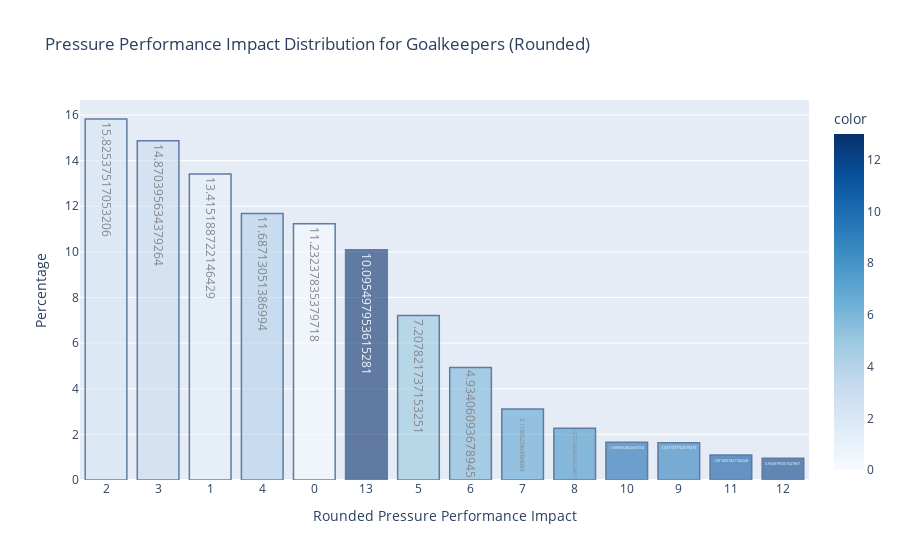

Here is the notebook cell this chart was saved with:
### Code cell
import plotly.express as px

# Filter the DataFrame for goalkeepers
goalkeeper_data = df[df['Position'] == 'goalkeeper']

# Round off the Pressure Performance Impact values and convert them to integers
goalkeeper_data['RoundedPressurePerformanceImpact'] = goalkeeper_data['PressurePerformanceImpact_winsorized'].round().astype(int)

# Calculate the percentage of rounded Pressure Performance Impact values
pressure_performance_impact_counts = goalkeeper_data['RoundedPressurePerformanceImpact'].value_counts(normalize=True) * 100

# Create a bar plot using Plotly
fig = px.bar(x=pressure_performance_impact_counts.index, y=pressure_performance_impact_counts.values,
             labels={'x': 'Rounded Pressure Performance Impact', 'y': 'Percentage'},
             title='Pressure Performance Impact Distribution for Goalkeepers (Rounded)',
             text=pressure_performance_impact_counts.values, 
             hover_data={'x': pressure_performance_impact_counts.index, 'y': pressure_performance_impact_counts.values},
             color=pressure_performance_impact_counts.index,
             color_continuous_scale='Blues')
fig.update_layout(xaxis=dict(type='category'), yaxis=dict(title='Percentage'))
fig.update_traces(marker_line_color='rgb(8,48,107)', marker_line_width=1.5, opacity=0.6)
fig.show()

### Figure 1 — Plotly figure (JSON) as saved in the notebook; plotly's stock layout.template omitted (floating-point values rounded to 4 significant figures)
{"data": [{"alignmentgroup": "True", "hovertemplate": "Rounded Pressure Performance Impact=%{x}<br>Percentage=%{y}<br>text=%{text}<br>color=%{marker.color}<extra></extra>", "legendgroup": "", "marker": {"color": [2, 3, 1, 4, 0, 13, 5, 6, 7, 8, 10, 9, 11, 12], "coloraxis": "coloraxis", "line": {"color": "rgb(8,48,107)", "width": 1.5}, "pattern": {"shape": ""}}, "name": "", "offsetgroup": "", "opacity": 0.6, "orientation": "v", "showlegend": false, "text": [15.83, 14.87, 13.42, 11.69, 11.23, 10.1, 7.208, 4.934, 3.115, 2.274, 1.66, 1.637, 1.091, 0.955], "textposition": "auto", "type": "bar", "x": [2, 3, 1, 4, 0, 13, 5, 6, 7, 8, 10, 9, 11, 12], "xaxis": "x", "y": [15.83, 14.87, 13.42, 11.69, 11.23, 10.1, 7.208, 4.934, 3.115, 2.274, 1.66, 1.637, 1.091, 0.955], "yaxis": "y"}], "layout": {"barmode": "relative", "coloraxis": {"colorbar": {"title": {"text": "color"}}, "colorscale": [[0, "rgb(247,251,255)"], [0.125, "rgb(222,235,247)"], [0.25, "rgb(198,219,239)"], [0.375, "rgb(158,202,225)"], [0.5, "rgb(107,174,214)"], [0.625, "rgb(66,146,198)"], [0.75, "rgb(33,113,181)"], [0.875, "rgb(8,81,156)"], [1, "rgb(8,48,107)"]]}, "legend": {"tracegroupgap": 0}, "title": {"text": "Pressure Performance Impact Distribution for Goalkeepers (Rounded)"}, "xaxis": {"anchor": "y", "domain": [0, 1], "title": {"text": "Rounded Pressure Performance Impact"}, "type": "category"}, "yaxis": {"anchor": "x", "domain": [0, 1], "title": {"text": "Percentage"}}}}
